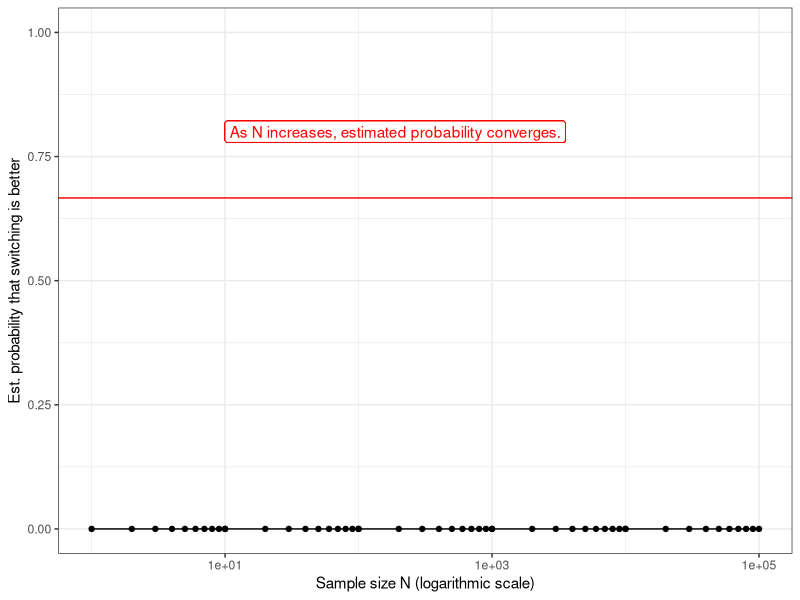

Write R code to recreate this figure. (Note: this script raises an error after producing the figure.)
## ---- chunk 1
#load necessary packages. IF they aren't installed, type install.packages(c("ggplot2","tidyr")) into your console
library(ggplot2)
library(tidyr)
## ---- chunk 2

# Randomly assign the prize to a door. Replace NA with a function that will return the number 1, 2, or 3 with equal probability. Hint: type ?sample in the console
prize <- NA

# Randomly pick a door. Should also be 1, 2, or 3 with equal probability
choice <- NA
  
# List Monte's options for which door to reveal. He cannot reveal your choice or the door with the car (could be the same door). Start with the list 1, 2, or 3, but then remove the option(s) corresponding to the prize and to your choice.
monty_options <- NA

# Randomly select one of the doors in Monte's options for him to reveal
monty_reveal <- NA

#Assign the variable optimal_choice with 'stay' if it's better to stay with your choice and with 'switch' if it's better to switch. Type ?ifelse into the console for help.
optimal_choice <- NA

# Check your output by printing each variable to the console. Rerun this whole code chunk multiple times and then look at the printed variables to make sure you see what you expect.
print(c(
  paste0("Prize: door ", prize), 
  paste0("Your choice: door ", choice),
  paste0("Monty's options: doors ", paste(monty_options, collapse=",")),
  paste0("Monty's reveal: door ", monty_reveal),
  paste0("Optimal choice: ", optimal_choice)
))
## ---- chunk 3

#Inputs: none
#Outputs: Optimal choice ("stay" or switch")
monty_hall <- function() {
  optimal_choice=NA #replace this with the proper code
  return(optimal_choice)
}

#Run the function 10 times
for (run in 1:10){
  print(monty_hall())
}
## ---- chunk 4
N_reps = 100000 #number of replications

#create a vector of 'NA's of length N_reps. Hint: type ?rep into the console
Sim_outcomes <- NA 
for(rep in 1:N_reps){
  #Replace the rep'th entry of Sim_outcomes with the outcome of a monty_hall simulation
  NA 
}

#Check your work by looking at the size of Sim_outcomes, the first 5 entries, and the last 5 entries
length(Sim_outcomes)
head(Sim_outcomes)
tail(Sim_outcomes)
## ---- chunk 5
#Count entries of Sim_outcomes where the optimal decision was "switch"
N_switch <- NA

P_switch_better <- N_switch / N_reps

#Print these variables to check
N_switch
P_switch_better
## ---- chunk 6
#Create a vector of the simulation sizes we want to analyze
sim_sizes <- lapply(10^(0:4), function(x) x*1:10) |>
  unlist()

#Create an empty list to store the estimated probability switching is better for each simulation size. No need to edit
p_switch_better <- c()

for (N in sim_sizes){
  #Calculate the probability switching is better on the first N replications in the vector Sim_outcomes. Hint: can google 'subsetting vectors in R'
  P_switch_better_subset <- 0#Repalce the 0
  #Append the result to p_est_switch_better
  p_switch_better <- c(p_switch_better, P_switch_better_subset)
}


#Code from here down does not need to be edited; it should work if everything above is correct. But take a look and try and understand it!

#Create a dataframe
df_sim_size_outcomes <- data.frame(
  n = sim_sizes,
  p_switch_better = p_switch_better
)
#Print the dataframe
df_sim_size_outcomes

#Plot it. 
ggplot(data = df_sim_size_outcomes,#all ggplots use dataframes
       #The x and y values are considered "aesthetics" and are defined in aes()
                aes(x = n, y = p_switch_better))+
  #Add points and lines
  geom_line()+geom_point()+
  #Set x axis to log scale
  scale_x_log10()+
  #theme_bw looks nicer than the ggplot default
  theme_bw()+
  #Set the Y axis to range between 0 and 1
  ylim(c(0,1))+
  #Label the x and y axes
  xlab("Sample size N (logarithmic scale)")+
  ylab("Est. probability that switching is better")+
  #Add a horizontal reference line in red
  geom_hline(yintercept = 2/3, color = "red")+
  #Add a label
  geom_label(label = "As N increases, estimated probability converges.",
            x = 1,
            y=.8,
            hjust = "left",
            color="red")
## ---- chunk 7
#Define the variables; replace NA with the proper values
#The probability your initially selected door contains a car or a goat. Must sum to 1.
p_car_initial = NA
p_goat_initial = NA
#For outcome variables, use 1 if the decision results in winning the car and 0 otherwise.
o_pick_car_then_stick = NA
o_pick_car_then_switch = NA
o_pick_goat_then_stick = NA
o_pick_goat_then_switch = NA

#Estimate the expected probability of each outcome depending on whether you stick or you switch. This is a simple calculation where each possible outcome under the decision is weighted by the probability of that outcome. Use the variables you just defined for this computation rather than typing numbers directly.
p_car_if_stick = NA 
p_car_if_switch = NA

print(p_car_if_stick)

print(p_car_if_switch)
## ---- chunk 8
#Add all parameters to a named list
l_prms <- list()

#Initial distribution (number of people in each health state at time 0
l_prms$init_H <- 10000 #healthy
l_prms$init_S <- 0 #sick
l_prms$init_D <- 0 #dead

#Use a 30-year time horizon
l_prms$n_timesteps <- 30 

#Annual transition probabilities probability of going from one state to another at each timestep
l_prms$p_H_to_S <- .03 #healthy to sick
l_prms$p_H_to_D <- .01 #healthy to dead
l_prms$p_S_to_H <- .02 #sick to healthy (recovering)
l_prms$p_S_to_D <- .07 #sick to dead

#Print l_prms to see the values
l_prms
## ---- chunk 9
#Create a matrix that contains a 'trace' of how your cohort is distributed across the health states at each point in time.
#Matrix length: 31 (the number of timesteps + 1)
#Matrix width: 3 (the number of health states; H=healthy, S=sick, and D=dead)
#Matrix type: integer (can fill it with 0s or as.integer(NA))
#Assign the state names H, S and D as the column names
#HINTS: type ?matrix into your console. Use the values stored in l_prms where possible

m_cohort_trace <- NA #REPLACE WITH PROPER CODE

#Initiallize the first row
#Insert the number of people who are initially 'H'ealthy, 'S'ick, and 'D'ead in the first row of the cohort trace.

#TYPE YOUR CODE HERE
## ---- chunk 10

#Loop over each timestep and calculate the number of people in each healthstate, using the distribution from the previous timestep (the previous row of the cohort trace matrix) and the transition probabilities (in your parameter list)
for (i in 1:l_prms$n_timesteps){
  #Healthy state (I've done it for you)
  m_cohort_trace[i+1, "H"] <-(
    m_cohort_trace[i, "H"]+#H at last timestep
    m_cohort_trace[i, "S"]*l_prms$p_S_to_H+#transitions in from S
    -1*m_cohort_trace[i, "H"]*l_prms$p_H_to_S+#transitions out to S
    -1*m_cohort_trace[i, "H"]*l_prms$p_H_to_D#transitions out to D
  )
  #Sick state (H can go to S, S can go to H, S can go to D)
  #YOUR CODE HERE
  
  #Dead state (H can go to D, S can go to D, no resurrections)
  #YOUR CODE HERE
}
## ---- chunk 11
#Sum across each row of the cohort matrix
#HINT: ?rowSums()

## ---- chunk 12
#change cohort trace matrix to dataframe (needed for ggplot)
df_cohort_trace <- data.frame(m_cohort_trace)

#Add timestep as a column. 
df_cohort_trace$timestep <- seq(0, nrow(df_cohort_trace)-1)

#Convert data.table to long format with three columns
df_cohort_trace_long <- tidyr::gather(df_cohort_trace,
                                      key = state,
                                      value = count,
                                      H:D)
#Plot
ggplot(data=df_cohort_trace_long,
       aes(x = timestep, y = count, color = state))+
  geom_line() + geom_point()+
  theme_bw()+
  ylim(0, 10000)

## ---- chunk 13

#Input: a list of model parameters
#Output: cohort trace of the Markov model as a dataframe, which includes a column for timestep
run_Markov_model <- function(l_prms){
  #Code here
  return(df_cohort_trace)
}
## ---- chunk 14
#With vaccine: probability of healthy to sick is decreased to 1%
l_prms_vaccine <- l_prms #Copy the parameters
l_prms_vaccine$p_H_to_S <- 0.01 #Change one value

#Deadlier variant: probability of sick to dead is increased to 12%
l_prms_deadlier <- NA
#IMPLEMENT THE CHANGE

#Deadlier variant with vaccine: probability of healthy to sick is 1%; probability of sick to dead is 12%
l_prms_deadlier_vaccine <- NA
#IMPLEMENT THE TWO CHANGES

#Now, use the function you created + the scenarios to create three additional Markov trace dataframes; one for each of the scenarios
df_trace_vaccine <- NA
df_trace_deadlier <- NA
df_trace_deadlier_vaccine <- NA

#For plotting, we want to make a dataframe with all 4 scenarios (original + 3 new) with the data in long format, with two extra columns to define the scenario: variant (original or new) and vaccine (with vaccine, no vaccine).

#Original variant, no vaccine (I've done this for you)
df_scenarios <- cbind("variant" = "Original",
                      "vaccine" = "No vaccine",
                      tidyr::gather(df_cohort_trace,
                                      key = state,
                                      value = count,
                                      H:D))

#use rbind() to append each of the new scenarios
# vaccine (original)

# variant (no vaccine)

# variant (with vaccine)


#now we'll use facet_plot to make a plot with each scenario in a panel
ggplot(data=df_scenarios,
       aes(x = timestep, y = count, color = state))+
  geom_line() + geom_point()+
  theme_bw()+
  ylim(0, 10000)+
  facet_grid(rows = vars(vaccine), cols = vars(variant))

## ---- chunk 15
#How many total deaths were there under each scenario
total_deaths <- list(
  original_variant_no_vac = NA,
  original_variant_vaccine = NA,
  new_variant_no_vac = NA,
  new_variant_vaccine = NA
)
total_deaths

#How many deaths does the vaccine avert with the original variant?

#How many deaths does the vaccine avert with the new variant?
 
